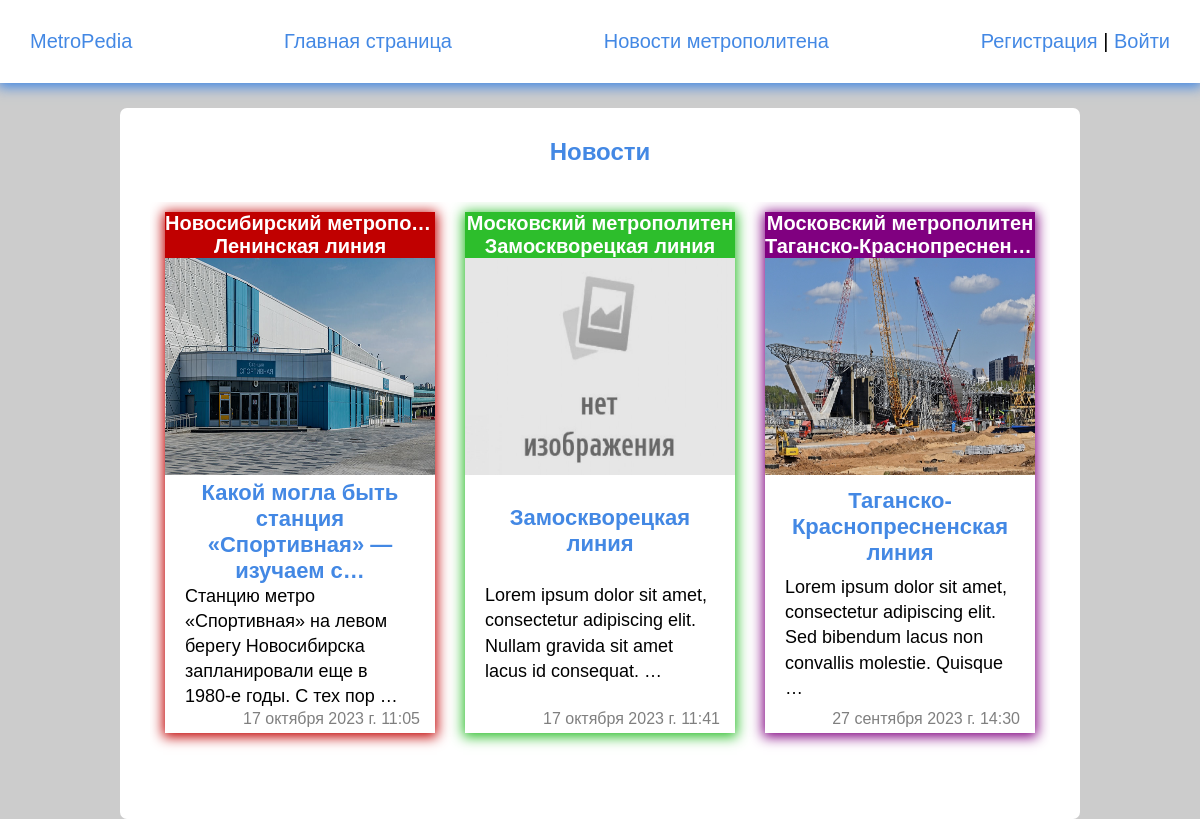
Page /blog/ on the earlier database version.
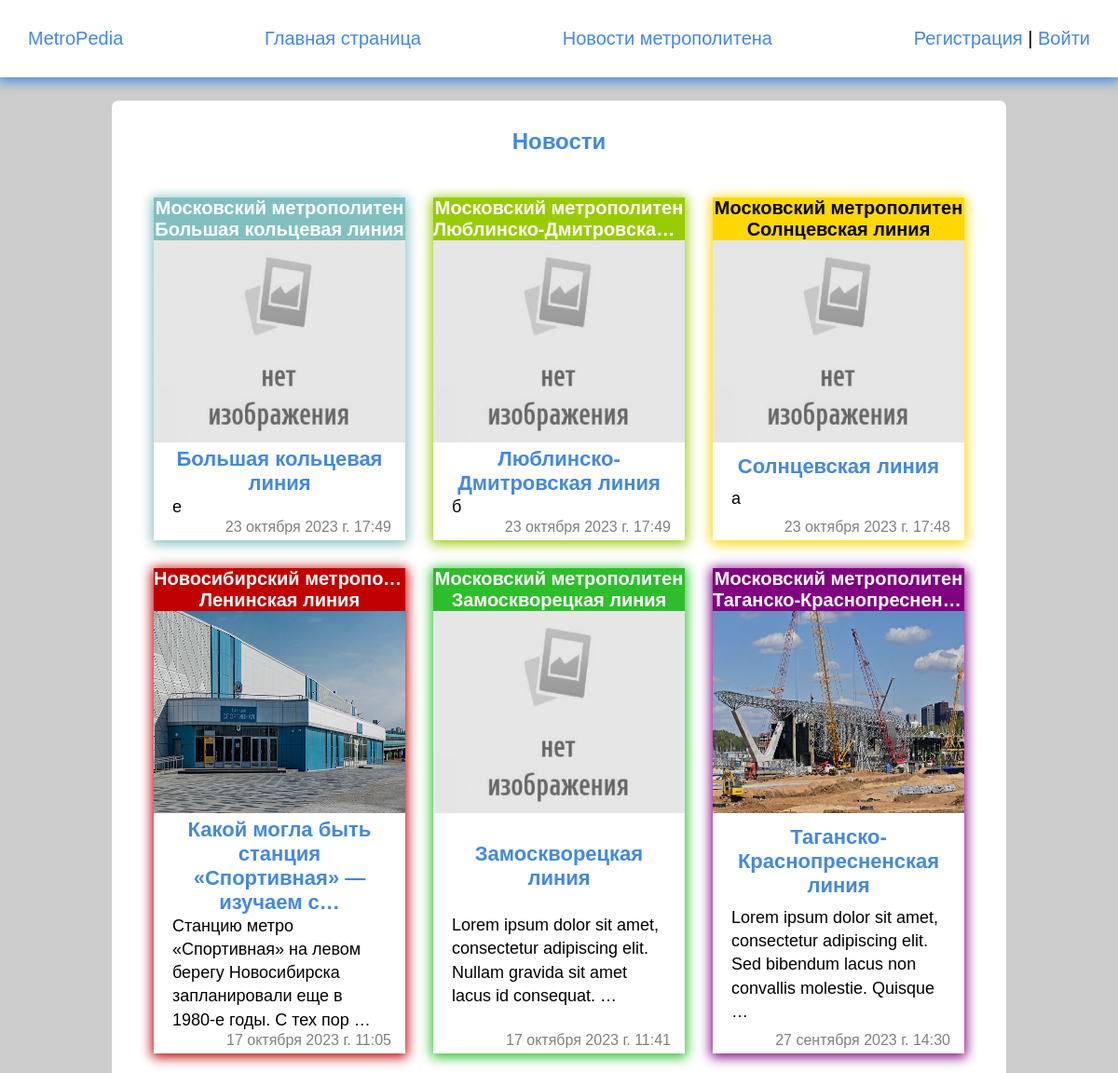
Same page on the later database version.
### metro_blog/models.py (models this page shows, shortened)
class Blog(models.Model):
    title = models.CharField(max_length=250, blank=False, verbose_name='Название')
    slug = models.CharField(max_length=250, unique=True, verbose_name='Ссылка')
    content = models.TextField(blank=True, null=True, verbose_name='Текст')
    source = models.CharField(max_length=250, blank=True, null=True, verbose_name='Источник')
    image = models.ImageField(upload_to='images/%Y/%M/%D', blank=True, verbose_name='Картинка')
    time_created = models.DateTimeField(auto_now_add=True, verbose_name='Время создания')
    time_update = models.DateTimeField(auto_now=True, verbose_name='Время обновления')
    line = models.ForeignKey(Line, on_delete=models.PROTECT, blank=True, null=True, verbose_name='линия')
    def get_absolute_url(self):
        return reverse('post', kwargs={'post_slug': self.slug})
    class Meta:
        verbose_name = 'Новость'
        verbose_name_plural = 'Новости'
        ordering = ['-time_created']

### metro_wiki/models.py (models this page shows, shortened)
class Line(models.Model):
    title = models.CharField(max_length=100, blank=False, verbose_name='Название линий')
    slug = models.CharField(max_length=100, blank=False, unique=True, verbose_name='Ссылка')
    content = models.TextField(blank=True, null=True, verbose_name='Текст')
    number = models.CharField(max_length=3, blank=True, verbose_name='Номер линий')
    color_text = ColorField(default='#FFFFFF', verbose_name='Цвет текста')
    color = ColorField(default='#EF161E', verbose_name='Цвет')
    city = models.ForeignKey(City, on_delete=models.PROTECT, verbose_name='Город')
    image = models.ImageField(upload_to='images/%Y/%M/%D', blank=True, verbose_name='Картинка')
    def get_absolute_url(self):
        return reverse('line', kwargs={'line_slug': self.slug})
    class Meta:
        verbose_name = 'Линия'
        verbose_name_plural = 'Линии'
        ordering = ['number', 'title']

class City(models.Model):
    title = models.CharField(max_length=100, blank=False, verbose_name='Название метрополитена')
    slug = models.CharField(max_length=100, blank=False, unique=True, verbose_name='Ссылка')
    image = models.ImageField(upload_to='images/%Y/%M/%D', blank=True, verbose_name='Картинка')
    content = models.TextField(blank=True, null=True, verbose_name='Текст')
    def get_absolute_url(self):
        return reverse('city', kwargs={'city_slug': self.slug})
    class Meta:
        verbose_name = 'Город'
        verbose_name_plural = 'Города'
        ordering = ['title']

### metro_blog/views.py (the view)
# urls.py: path('', Blogs.as_view(), name='blogs'),
class Blogs(DataMixin, ListView):
    model = Blog
    template_name = 'blog/index.html'
    context_object_name = 'posts'
    def get_context_data(self, *, object_list=None, **kwargs):
        context = super().get_context_data(**kwargs)
        c_def = self.get_user_context(title='Новости')
        return dict(list(context.items()) + list(c_def.items()))

### main_page/templatetags/blog_filters.py (called while the page is built)
@register.filter
def replace_ndash(value):
    return value.replace('&ndash;', '-')

@register.filter
def replace_aquo(value):
    return value.replace('&laquo;', '«').replace('&raquo;', '»')

### main_page/utils.py (called while the page is built)
    def get_user_context(self, **kwargs):
        context = kwargs
        user_menu = menu.copy()
        if not self.request.user.is_authenticated:
            user_menu.pop(-1)
        context['menu'] = user_menu
        context['cats'] = cats
        if 'cat_selected' not in context:
            context['cat_selected'] = 0
        return context

### metro_blog/templates/blog/index.html
{% extends 'main_page/base.html' %}
{% load static %}
{% load blog_filters %}
{% block content %}
<main class="content">
    <section class="wrap">
        <h1>{{ title }}</h1>
        {% if posts %}
        <ul class="post_list">
            {% for p in posts %}
            <li class="element mw-wrap" style="box-shadow: 0px 2px 12px 2px {{ p.line.color }};">
                <div class="cat_post" id="fixed_container" style="background: {{ p.line.color }}">
                    <a href="{{ p.line.city.get_absolute_url }}">
                        <span style="color: {{ p.line.color_text }};">{{ p.line.city.title }}</span>
                    </a>
                    <a href="{{ p.line.get_absolute_url }}">
                        <span style="color: {{ p.line.color_text }};">{{ p.line.title }}</span>
                    </a>
                </div>
                <a href="{{ p.get_absolute_url }}">
                    <div class="prev_post">
                        {% if p.image %}
                        <img src="{{ p.image.url }}" alt="post_image">
                        {% else %}
                        <img src="{% static 'images/plug.jpg' %}" alt="post_image">
                        {% endif %}
                    </div>
                    <h2>{{ p.title | truncatechars:50 }}</h2>
                    <p>{{ p.content | striptags | replace_ndash | replace_aquo | linebreaksbr | truncatewords:15 }}</p>
                    <div class="date_post">
                        <span>{{ p.time_update }}</span>
                    </div>
                </a>
            </li>
            {% endfor %}
        </ul>
        {% endif %}
    </section>
</main>
{% endblock %}

### main_page/templates/main_page/base.html (shortened to what this page needs)
<!DOCTYPE html>
{% load static %}
<html lang="en">
<head>
  <link rel="stylesheet" href="{% static 'style/style.css' %}">
</head>
<body>
{% include 'main_page/navbar.html' %}
{% block content %}
{% endblock %}
</body>
</html>

### main_page/templates/main_page/navbar.html
{% load static %}
<header class="menu">
    <section class="wrap_navbar">
        <ul class="navbar">
            {% if request.user.is_authenticated %}
            <li class="logo"><a href="{% url 'main' %}">{{ user.username }}</a></li>
            {% else %}
            <li class="logo"><a href="{% url 'main' %}">MetroPedia</a></li>
            {% endif %}
            {% for m in menu %}
            <li><a href="{% url m.url_name %}">{{ m.title }}</a></li>
            {% endfor %}
            {% if request.user.is_authenticated %}
                <li><a href="{% url 'logout' %}">Выйти</a></li>
            {% else %}
                <li>
                    <a href="{% url 'register' %}">Регистрация</a> |
                    <a href="{% url 'login' %}">Войти</a>
                </li>
            {% endif %}
        </ul>
    </section>
</header>

### main_page/static/style/style.css (style rules this page uses)
*, *::before, *::after { box-sizing: border-box; }
body { margin: 0; padding: 0; font-family: Arial, Helvetica, sans-serif; background-color: #ccc; }
main { margin-top: 108px; }
.wrap_navbar { max-width: 1250px; margin: 0 auto; padding: 10px 30px; }
.wrap { max-width: 80%; margin: 0 auto; padding: 10px 30px; background-color: #fff; border-radius: 7px; }
.menu { position: fixed; z-index: 999; width: 100%; top: 0px; background: #ffffff; box-shadow: 0px 2px 12px 2px #4388e4;; }
ul { list-style: none; padding: 0; padding-bottom: 40px; }
.menu ul { display: flex; justify-content: space-between; align-items: center; font-size: 20px; padding-bottom: 0; }
.menu .logo { color: #4388e4; }
a { text-decoration: none; }
.menu a { color: #4388e4; }
.content .wrap { display: flex; flex-direction: row; flex-wrap: wrap; align-items: stretch; justify-content: space-evenly; }
h1, h2, h4 { color: #4388e4; }
p { line-height: 1.4; font-size: 0.92em; }
img { filter: brightness(90%) }
.navbar li { text-align: center; }
.main_sect, h2 { text-align: center; }
.content li { margin-bottom: 20px; font-size: 20px; }
.content a { color: #000; display: block; }
.post_list, .post_main_list { display: flex; flex-direction: row; max-width: 1100px; overflow: auto; }
.post_list { justify-content: space-around; flex-wrap: wrap; }
.element { display: flex; flex-direction: column; margin: 10px; }
.mw-wrap { max-width: 30%; }
.element a { height: 100%; display: flex; flex-direction: column; justify-content: space-between; }
.cat_post { display: flex; flex-direction: column; justify-content: center; }
.cat_post span { text-align: center; vertical-align: middle; font-size: 20px; font-weight: bold; margin: 0; white-space: nowrap; overflow: hidden; text-overflow: ellipsis; }
.prev_post img { width: 100%; height: 216.9px; }
.element a h2 { margin: 0 20px; font-size: 22px; }
.element a p { margin: 0 20px; font-size: 18px; color: #000000; text-decoration: none; }
.date_post { margin-right: 5px; margin-bottom: 5px; display: flex; flex-direction: row; flex-wrap: wrap; justify-content: flex-end; }
.date_post span { margin: 0 10px; font-size: 16px; color: #00000080; }

Differences in the rows shown:
added Blog: line.city "Московский метрополитен", line "Большая кольцевая линия", title "Большая кольцевая линия", content "е", time_update "23 октября 2023 г. 17:49"
added Blog: line.city "Московский метрополитен", line "Люблинско-Дмитровска…", title "Люблинско-Дмитровская линия", content "б", time_update "23 октября 2023 г. 17:49"
added Blog: line.city "Московский метрополитен", line "Солнцевская линия", title "Солнцевская линия", content "а", time_update "23 октября 2023 г. 17:48"
